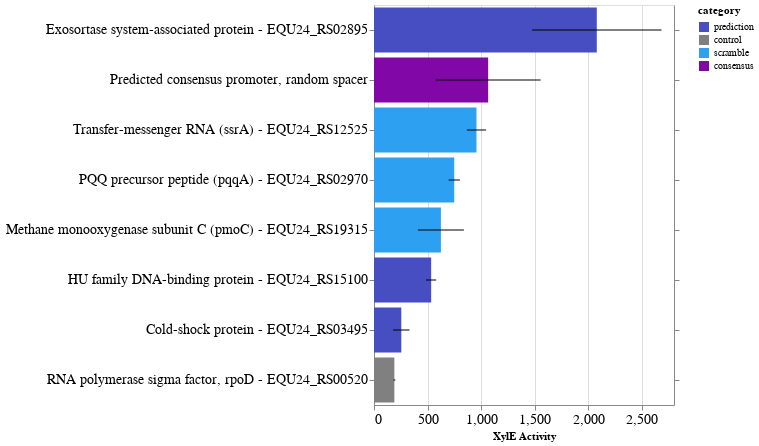

Notebook code for this chart:
### Code cell
# change bar colors (light blue for CD panel)
domain = ['prediction', 'control','scramble', 'consensus']
range_ = ['#464EC1', 'gray', '#2EA0F2','#8108A6']

bar = alt.Chart(
    df[df['locus_tag'] !="Temp2"].sort_values('mean_xyle',ascending=False),
).mark_bar().encode(
    y=alt.Y('manual_desc:N',
            axis=alt.Axis(title=None),
            sort=alt.EncodingSortField(field="mean_xyle", order='descending'),
           ),
    x=alt.X('mean_xyle:Q',axis=alt.Axis(title="XylE Activity")),
    tooltip=["desc:N","hex1:N",'hex2:N','total_score:Q','mean_xyle:Q'],
    color=alt.Color('category:N', scale=alt.Scale(domain=domain,range=range_)),
).properties(
    width=300,
    height=400
)


error_bars = bar.mark_rule().encode(
  x=alt.X('std_low:Q'),
  x2=alt.X2('std_high:Q'),
    y=alt.Y('manual_desc:N',
            axis=alt.Axis(title=None,labels=False),
            sort=alt.EncodingSortField(field="mean_xyle", order='descending'),
           ),
    color=alt.value('black')
)

#alt.layer(bar, error_bars).resolve_scale(y='independent')
chart = bar + error_bars
chart.configure_axis(
    labelFontSize=14,
    labelLimit=600
).resolve_scale(y='independent')

### Figure 1 — Vega-Lite specification as saved in the notebook (floating-point values rounded to 4 significant figures)
{"config": {"view": {"continuousWidth": 400, "continuousHeight": 300}, "axis": {"labelFontSize": 14, "labelLimit": 600}}, "layer": [{"mark": "bar", "encoding": {"color": {"type": "nominal", "field": "category", "scale": {"domain": ["prediction", "control", "scramble", "consensus"], "range": ["#464EC1", "gray", "#2EA0F2", "#8108A6"]}}, "tooltip": [{"type": "nominal", "field": "desc"}, {"type": "nominal", "field": "hex1"}, {"type": "nominal", "field": "hex2"}, {"type": "quantitative", "field": "total_score"}, {"type": "quantitative", "field": "mean_xyle"}], "x": {"type": "quantitative", "axis": {"title": "XylE Activity"}, "field": "mean_xyle"}, "y": {"type": "nominal", "axis": {"title": null}, "field": "manual_desc", "sort": {"field": "mean_xyle", "order": "descending"}}}, "height": 400, "width": 300}, {"mark": "rule", "encoding": {"color": {"value": "black"}, "tooltip": [{"type": "nominal", "field": "desc"}, {"type": "nominal", "field": "hex1"}, {"type": "nominal", "field": "hex2"}, {"type": "quantitative", "field": "total_score"}, {"type": "quantitative", "field": "mean_xyle"}], "x": {"type": "quantitative", "field": "std_low"}, "x2": {"field": "std_high"}, "y": {"type": "nominal", "axis": {"labels": false, "title": null}, "field": "manual_desc", "sort": {"field": "mean_xyle", "order": "descending"}}}, "height": 400, "width": 300}], "data": {"name": "data-24106cdb30af1e368e2a1fac7220b65d"}, "resolve": {"scale": {"y": "independent"}}, "$schema": "https://vega.github.io/schema/vega-lite/v4.0.2.json", "datasets": {"data-24106cdb30af1e368e2a1fac7220b65d": [{"locus_tag": "EQU24_RS02895", "desc": "EQU24_RS02895||exosortase system-associated protein, TIGR04073 family", "manual_desc": "Exosortase system-associated protein - EQU24_RS02895", "motif_block": "TTGACAACATTCAACCTTTAGGCTATTGT", "hex1": "TTGACA", "hex1_score": 8.353, "hex2": "TATTGT", "hex2_score": 5.705, "total_score": 14.06, "spacer": 17.0, "rep1": 2438.0, "rep2": 2572.0, "rep3": 1228.0, "assayed": 1, "include?": 1, "category": "prediction", "mean_xyle": 2079.0, "std_xyle": 604.2, "std_low": 1475.0, "std_high": 2684.0}, {"locus_tag": "Temp1", "desc": "Consensus_promoter", "manual_desc": "Predicted consensus promoter, random spacer", "motif_block": "TTGACAGATTTAGTCGTAACTTGTATAAT", "hex1": "TTGACA", "hex1_score": 8.353, "hex2": "TATAAT", "hex2_score": 8.462, "total_score": 16.82, "spacer": 17.0, "rep1": 749.0, "rep2": 689.6, "rep3": 1757.0, "assayed": 1, "include?": 1, "category": "consensus", "mean_xyle": 1065.0, "std_xyle": 490.0, "std_low": 575.4, "std_high": 1555.0}, {"locus_tag": "EQU24_RS12525", "desc": "EQU24_RS12525|ssrA|transfer-messenger RNA", "manual_desc": "Transfer-messenger RNA (ssrA) - EQU24_RS12525", "motif_block": "TTGCTAATGATGAATTTAATTGTTAATAT", "hex1": "TTGCTA", "hex1_score": 6.263, "hex2": "TAATAT", "hex2_score": 6.618, "total_score": 12.88, "spacer": 17.0, "rep1": 987.2, "rep2": 1047.0, "rep3": 834.4, "assayed": 1, "include?": 1, "category": "scramble", "mean_xyle": 956.3, "std_xyle": 89.65, "std_low": 866.7, "std_high": 1046.0}, {"locus_tag": "EQU24_RS02970", "desc": "EQU24_RS02970|pqqA|pyrroloquinoline quinone precursor peptide PqqA", "manual_desc": "PQQ precursor peptide (pqqA) - EQU24_RS02970", "motif_block": "TTGCTTTGCCTAAATTATCGTCGTATACT", "hex1": "TTGCTT", "hex1_score": 5.215, "hex2": "TATACT", "hex2_score": 7.692, "total_score": 12.91, "spacer": 17.0, "rep1": 675.2, "rep2": 789.0, "rep3": 783.2, "assayed": 1, "include?": 1, "category": "scramble", "mean_xyle": 749.1, "std_xyle": 52.33, "std_low": 696.8, "std_high": 801.5}, {"locus_tag": "EQU24_RS19315", "desc": "EQU24_RS19315|pmoC|methane monooxygenase/ammonia monooxygenase subunit C", "manual_desc": "Methane monooxygenase subunit C (pmoC) - EQU24_RS19315", "motif_block": "TTGACAAGCCTTTTCGAAATGATAAACT", "hex1": "TTGACA", "hex1_score": 8.353, "hex2": "TAAACT", "hex2_score": 6.554, "total_score": 14.91, "spacer": 16.0, "rep1": 502.6, "rep2": 444.8, "rep3": 926.0, "assayed": 1, "include?": 1, "category": "scramble", "mean_xyle": 624.5, "std_xyle": 214.5, "std_low": 409.9, "std_high": 839.0}, {"locus_tag": "EQU24_RS15100", "desc": "EQU24_RS15100||HU family DNA-binding protein", "manual_desc": "HU family DNA-binding protein - EQU24_RS15100", "motif_block": "TTGACACTTTATGAGTCGTGTTGATATAAA", "hex1": "TTGACA", "hex1_score": 8.353, "hex2": "TATAAA", "hex2_score": 5.984, "total_score": 14.34, "spacer": 18.0, "rep1": 600.4, "rep2": 492.8, "rep3": 507.8, "assayed": 1, "include?": 1, "category": "prediction", "mean_xyle": 533.7, "std_xyle": 47.58, "std_low": 486.1, "std_high": 581.2}, {"locus_tag": "EQU24_RS03495", "desc": "EQU24_RS03495||cold-shock protein", "manual_desc": "Cold-shock protein - EQU24_RS03495", "motif_block": "TTGACTTTGGGGAAATAAGGCATAGAAT", "hex1": "TTGACT", "hex1_score": 7.306, "hex2": "TAGAAT", "hex2_score": 5.74, "total_score": 13.05, "spacer": 16.0, "rep1": 213.0, "rep2": 362.6, "rep3": 189.0, "assayed": 1, "include?": 1, "category": "prediction", "mean_xyle": 254.9, "std_xyle": 76.81, "std_low": 178.1, "std_high": 331.7}, {"locus_tag": "EQU24_RS00520", "desc": "EQU24_RS00520|rpoD|", "manual_desc": "RNA polymerase sigma factor, rpoD - EQU24_RS00520", "motif_block": "TTAACATAAAAAAGAATATGTTGTATAAT", "hex1": "TTAACA", "hex1_score": 2.996, "hex2": "TATAAT", "hex2_score": 8.462, "total_score": 11.46, "spacer": 17.0, "rep1": 201.6, "rep2": 180.0, "rep3": 189.0, "assayed": 1, "include?": 1, "category": "control", "mean_xyle": 190.2, "std_xyle": 8.859, "std_low": 181.3, "std_high": 199.1}]}}
